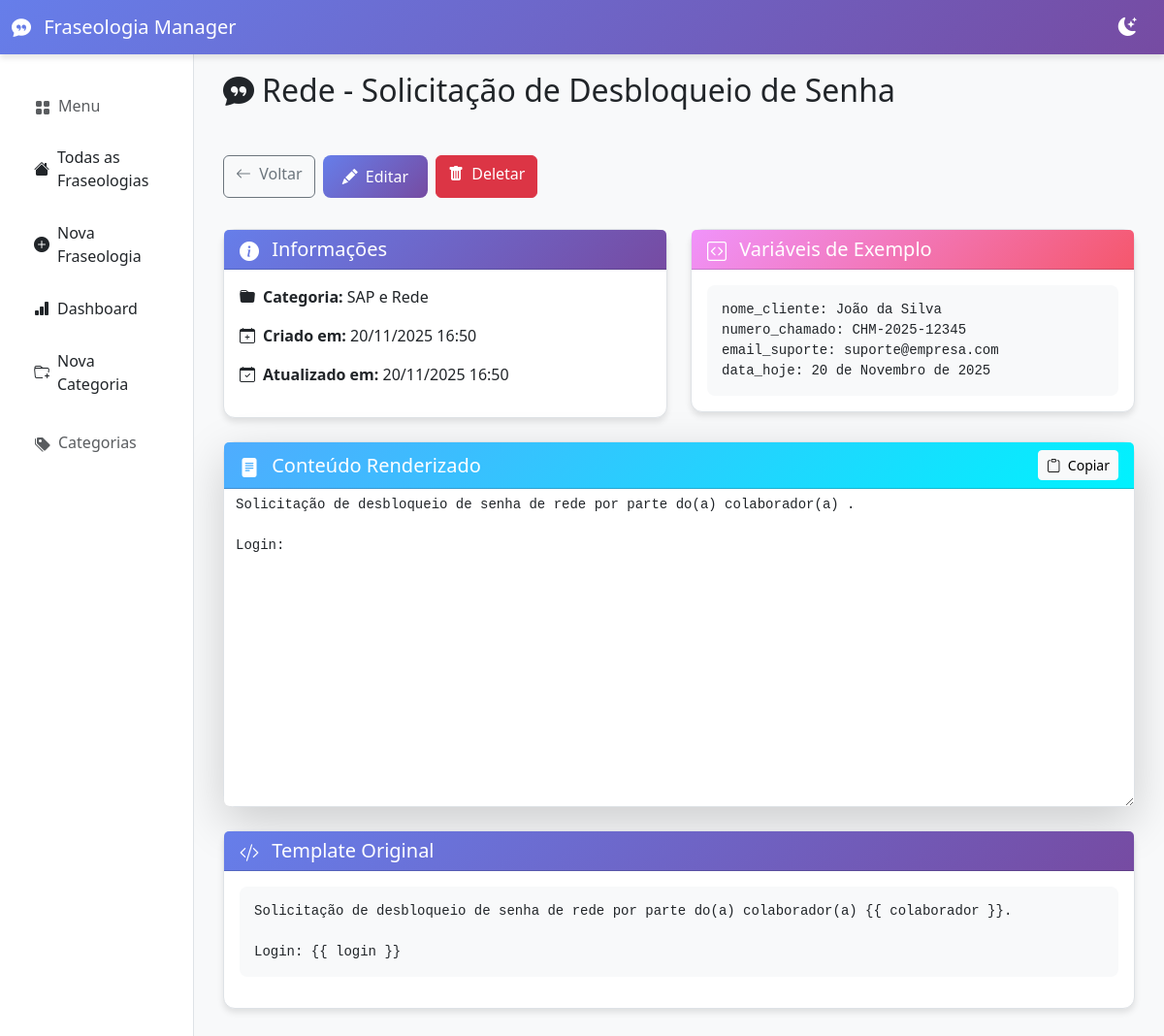
The page /fraseologia/9/ on the database its author committed.
### frases/models.py (models this page shows, shortened)
class Fraseologia(models.Model):
    titulo = models.CharField(max_length=200, unique=True, verbose_name="Título da Fraseologia")
    categoria = models.ForeignKey(Categoria, on_delete=models.CASCADE, verbose_name="Categoria")
    conteudo_template = models.TextField(verbose_name="Conteúdo do Template")
    data_criacao = models.DateTimeField(auto_now_add=True, verbose_name="Data de Criação")
    data_atualizacao = models.DateTimeField(auto_now=True, verbose_name="Última Atualização")
    class Meta:
        verbose_name = "Fraseologia"
        verbose_name_plural = "Fraseologias"
        ordering = ["titulo"]

class Categoria(models.Model):
    nome = models.CharField(max_length=100, unique=True, verbose_name="Nome da Categoria")
    class Meta:
        verbose_name = "Categoria"
        verbose_name_plural = "Categorias"

### frases/views.py (the view)
# urls.py: path('fraseologia/<int:pk>/', views.detalhe_fraseologia, name='detalhe_fraseologia'),
def detalhe_fraseologia(request, pk):
    fraseologia = get_object_or_404(Fraseologia, pk=pk)
    template_content = fraseologia.conteudo_template
    exemplo_contexto = {
        'nome_cliente': 'João da Silva',
        'numero_chamado': 'CHM-2025-12345',
        'email_suporte': 'suporte@empresa.com',
        'data_hoje': '20 de Novembro de 2025',
    }
    try:
        template = Template(template_content)
        rendered_content = template.render(Context(exemplo_contexto))
    except Exception as e:
        rendered_content = f"Erro ao renderizar template: {str(e)}"
    context = {
        'fraseologia': fraseologia,
        'titulo': fraseologia.titulo,
        'rendered_content': rendered_content,
        'exemplo_contexto': exemplo_contexto,
    }
    return render(request, 'frases/detalhe_fraseologia.html', context)

### frases/templates/frases/detalhe_fraseologia.html (shortened to what this page needs)
{% extends "base.html" %}
{% block page_title %}
    <i class="bi bi-chat-quote-fill me-2"></i>{{ fraseologia.titulo }}
{% endblock %}
{% block content %}
    <div class="row fade-in">
        <div class="col-md-12 mb-3">
            <div class="d-flex gap-2 mb-3">
                <a href="{% url 'frases:lista_fraseologias' %}" class="btn btn-outline-secondary">
                    <i class="bi bi-arrow-left me-1"></i>
                    Voltar
                </a>
                <a href="{% url 'frases:editar_fraseologia' fraseologia.pk %}" class="btn btn-gradient">
                    <i class="bi bi-pencil-fill me-1"></i>
                    Editar
                </a>
                <a href="{% url 'frases:deletar_fraseologia' fraseologia.pk %}" class="btn btn-danger">
                    <i class="bi bi-trash-fill me-1"></i>
                    Deletar
                </a>
            </div>
        </div>
    </div>
    <div class="row fade-in">
        <div class="col-md-6 mb-4">
            <div class="card">
                <div class="card-header" style="background: var(--primary-gradient); color: white;">
                    <h5 class="mb-0">
                        <i class="bi bi-info-circle-fill me-2"></i>
                        Informações
                    </h5>
                </div>
                <div class="card-body">
                    <p><strong><i class="bi bi-folder-fill me-2"></i>Categoria:</strong> {{ fraseologia.categoria.nome }}</p>
                    <p><strong><i class="bi bi-calendar-plus me-2"></i>Criado em:</strong> {{ fraseologia.data_criacao|date:"d/m/Y H:i" }}</p>
                    <p><strong><i class="bi bi-calendar-check me-2"></i>Atualizado em:</strong> {{ fraseologia.data_atualizacao|date:"d/m/Y H:i" }}</p>
                </div>
            </div>
        </div>
        <div class="col-md-6 mb-4">
            <div class="card">
                <div class="card-header" style="background: var(--secondary-gradient); color: white;">
                    <h5 class="mb-0">
                        <i class="bi bi-code-square me-2"></i>
                        Variáveis de Exemplo
                    </h5>
                </div>
                <div class="card-body">
                    <pre class="mb-0" style="background: var(--bg-color); padding: 15px; border-radius: 8px; color: var(--text-color);">{% for key, value in exemplo_contexto.items %}{{ key }}: {{ value }}
{% endfor %}</pre>
                </div>
            </div>
        </div>
    </div>
    <div class="row fade-in">
        <div class="col-md-12">
            <div class="card shadow-lg">
                <div class="card-header d-flex justify-content-between align-items-center" style="background: var(--success-gradient); color: white;">
                    <h5 class="mb-0">
                        <i class="bi bi-file-text-fill me-2"></i>
                        Conteúdo Renderizado
                    </h5>
                    <button class="btn btn-light btn-sm" id="btn-copiar">
                        <i class="bi bi-clipboard me-1"></i>
                        Copiar
                    </button>
                </div>
                <div class="card-body p-0">
                    <textarea id="conteudo-fraseologia" class="form-control border-0" rows="15" readonly style="resize: vertical; font-family: 'Courier New', monospace; font-size: 14px; background: var(--card-color); color: var(--text-color);">{{ rendered_content }}</textarea>
                </div>
            </div>
        </div>
    </div>
    <div class="row mt-4 fade-in">
        <div class="col-md-12">
            <div class="card">
                <div class="card-header" style="background: var(--primary-gradient); color: white;">
                    <h5 class="mb-0">
                        <i class="bi bi-code-slash me-2"></i>
                        Template Original
                    </h5>
                </div>
                <div class="card-body">
                    <pre style="background: var(--bg-color); padding: 15px; border-radius: 8px; color: var(--text-color); white-space: pre-wrap;">{{ fraseologia.conteudo_template }}</pre>
                </div>
            </div>
        </div>
    </div>
    <div class="position-fixed bottom-0 end-0 p-3" style="z-index: 11">
    </div>
{% endblock %}

### templates/base.html (style rules this page uses)
:root { --primary-gradient: linear-gradient(135deg, #667eea 0%, #764ba2 100%); --secondary-gradient: linear-gradient(135deg, #f093fb 0%, #f5576c 100%); --success-gradient: linear-gradient(135deg, #4facfe 0%, #00f2fe 100%); --dark-bg: #1a1a2e; --dark-card: #16213e; --dark-text: #e4e4e4; --light-bg: #f8f9fa; --light-card: #ffffff; --light-text: #212529; }
[data-theme="light"] { --bg-color: var(--light-bg); --card-color: var(--light-card); --text-color: var(--light-text); --border-color: #dee2e6; }
body { background: var(--bg-color); color: var(--text-color); transition: all 0.3s ease; font-family: 'Segoe UI', Tahoma, Geneva, Verdana, sans-serif; }
.card { background: var(--card-color); border: 1px solid var(--border-color); border-radius: 12px; box-shadow: 0 4px 6px rgba(0, 0, 0, 0.1); transition: all 0.3s ease; }
h1 i, h2 i, h3 i, h4 i, h5 i, h6 i { vertical-align: middle; display: inline-flex; align-items: center; }
.btn-gradient { background: var(--primary-gradient); color: white; border: none; border-radius: 8px; padding: 10px 20px; transition: all 0.3s ease; }
.fade-in { animation: fadeIn 0.5s ease; }

### rows shown on the page
Fraseologia: titulo "Rede - Solicitação de Desbloqueio de Senha", categoria.nome "SAP e Rede", data_criacao "20/11/2025 16:50", data_atualizacao "20/11/2025 16:50", conteudo_template "Solicitação de desbloqueio de senha de rede por parte do(a) colaborador(a) {{ colaborador }}. Login: {{ login }}"

### other values the page prints
{{ key }} "nome_cliente" "numero_chamado" "email_suporte" "data_hoje"
{{ value }} "João da Silva" "CHM-2025-12345" "suporte@empresa.com" "20 de Novembro de 2025"
